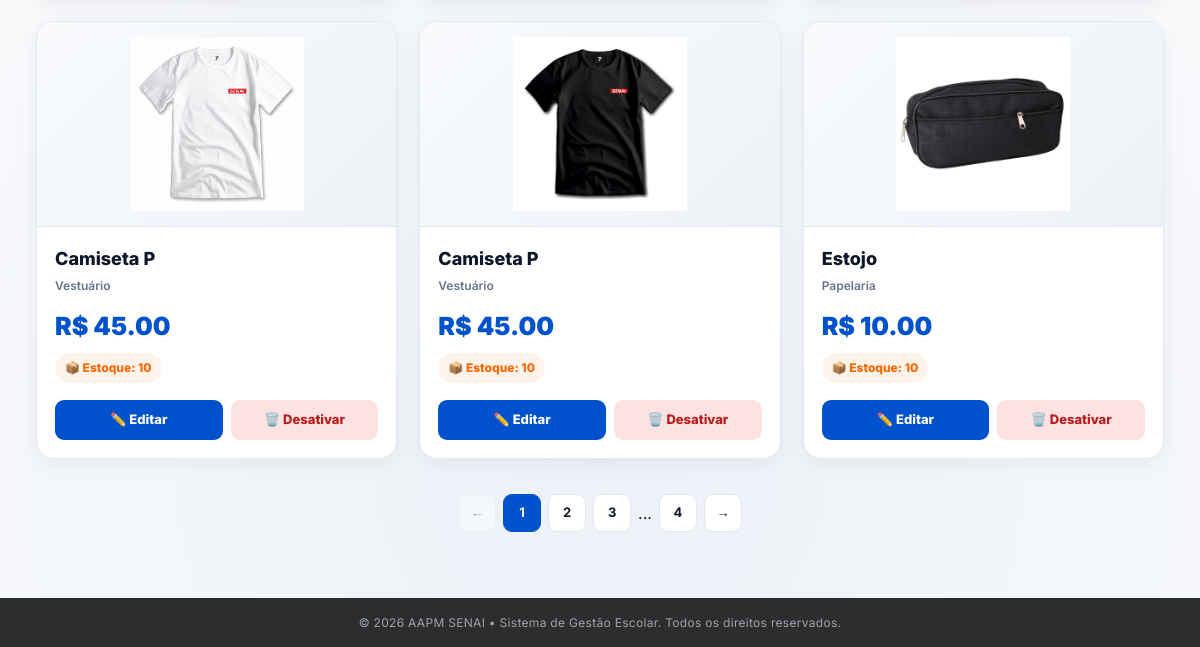
Page /produtos/ (signed in, lower part) on the earlier database version.
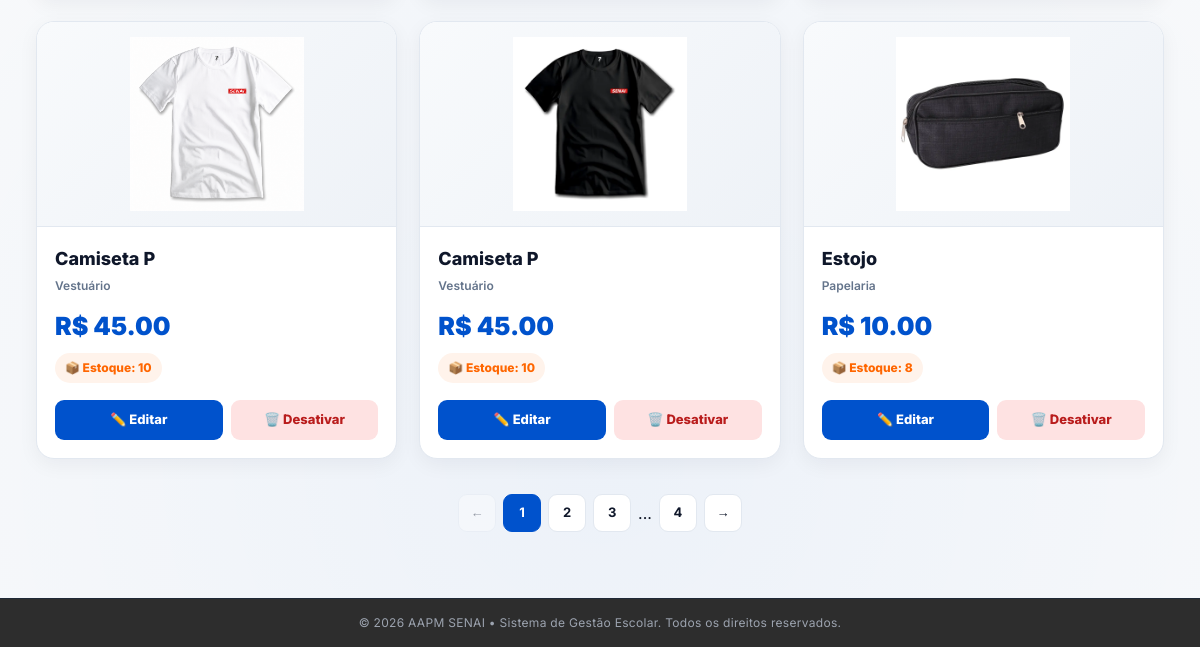
Same page on the later database version.
### app/models/produto_model.py (models this page shows, shortened)
class Produto(Base):
    __tablename__ = "produtos"
    id           = Column(Integer, primary_key=True, autoincrement=True, index=True)
    nome         = Column(String(150), nullable=False, index=True)
    preco        = Column(Float, nullable=False, default=0.0)
    ativo        = Column(Boolean, default=True)
    imagem_path  = Column(String(255), nullable=True)
    categoria_id = Column(Integer, ForeignKey("categorias.id", ondelete="SET NULL"), nullable=True)
    categoria    = relationship("Categoria", back_populates="produtos")
    variacoes    = relationship("ProdutoVariacao", back_populates="produto", cascade="all, delete-orphan")

### app/models/produto_variacao_model.py (models this page shows, shortened)
class ProdutoVariacao(Base):
    __tablename__ = "produto_variacoes"
    __table_args__ = (
        UniqueConstraint("produto_id", "tamanho", "cor", name="uq_variacao_produto_tamanho_cor"),
    )
    id            = Column(Integer, primary_key=True, autoincrement=True, index=True)
    produto_id    = Column(Integer, ForeignKey("produtos.id", ondelete="CASCADE"), nullable=False)
    tamanho       = Column(String(20), nullable=False)
    cor           = Column(String(50), nullable=False)
    sku           = Column(String(50), nullable=True, unique=True)
    preco         = Column(Float, nullable=True)  # se None, usa o preço base do produto
    estoque_atual = Column(Integer, nullable=False, default=0)
    ativo         = Column(Boolean, default=True)
    produto = relationship("Produto", back_populates="variacoes")

### app/models/categoria_model.py (models this page shows)
class Categoria(Base):
    __tablename__ = "categorias"
    id = Column(Integer, primary_key=True, autoincrement=True, index=True)
    nome = Column(String(100), nullable=False, unique=True, index=True) # Adicionado index=True para busca rápida
    ativo = Column(Boolean, default=True)
    produtos = relationship(
        "Produto",
        back_populates="categoria",
        cascade="all, delete-orphan", # Garante que se a categoria for deletada, a integridade é mantida
        lazy="select"
    )

### app/controllers/produto_controller.py (the view)
@router.get("/")
def listar_produtos(
    request: Request,
    busca: str = "",
    categoria_id: int = 0,
    pagina: int = 1,
    por_pagina: int = 9,
    ordenar: str = "nome",
    direcao: str = "asc",
    db: Session = Depends(get_db),
    usuario=Depends(get_current_user)
):
    if pagina < 1:
        pagina = 1
    if por_pagina not in [6, 9, 12, 24]:
        por_pagina = 9
    if ordenar not in [
        "nome",
        "preco",
        "estoque"
    ]:
        ordenar = "nome"
    if direcao not in [
        "asc",
        "desc"
    ]:
        direcao = "asc"
    query = db.query(Produto).filter(
        Produto.ativo == True
    )
    if busca:
        busca = busca.strip()
        query = query.filter(
            Produto.nome.ilike(
                f"%{busca}%"
            )
        )
    if categoria_id:
        query = query.filter(
            Produto.categoria_id == categoria_id
        )
    if ordenar == "nome":
        campo = Produto.nome
    elif ordenar == "preco":
        campo = Produto.preco
    else:
        campo = Produto.nome
    if direcao == "desc":
        query = query.order_by(
            campo.desc()
        )
    else:
        query = query.order_by(
            campo.asc()
        )
    total = query.count()
    total_paginas = max(
        1,
        (total + por_pagina - 1)
        // por_pagina
    )
    if pagina > total_paginas:
        pagina = total_paginas
    offset = (
        pagina - 1
    ) * por_pagina
    produtos = (
        query
        .offset(offset)
        .limit(por_pagina)
        .all()
    )
    categorias = (
        db.query(Categoria)
        .filter(
            Categoria.ativo == True
        )
        .order_by(
            Categoria.nome.asc()
        )
        .all()
    )
    paginas = []
    inicio = max(
        1,
        pagina - 2
    )
    fim = min(
        total_paginas,
        pagina + 2
    )
    for numero in range(
        inicio,
        fim + 1
    ):
        paginas.append(numero)
    return templates.TemplateResponse(
        request,
        "produtos/index.html",
        {
            "request": request,
            "usuario": usuario,
            "produtos": produtos,
            "categorias": categorias,
            "busca": busca,
            "categoria_id": categoria_id,
            "pagina": pagina,
            "por_pagina": por_pagina,
            "total": total,
            "total_paginas": total_paginas,
            "paginas": paginas,
            "ordenar": ordenar,
            "direcao": direcao,
        }
    )

### app/templates/produtos/index.html (shortened to what this page needs)
{% extends "base.html" %}
{% block conteudo %}
<div class="produtos-wrapper">
    <div class="produtos-grid">
        {% for p in produtos %}
        <div class="produto-card">
            <div class="produto-img">
                <img
                    src="{{ p.imagem_url if p.imagem_url else 'https://placehold.co/300x200/f1f5f9/94a3b8?text=Sem+Imagem' }}"
                    alt="{{ p.nome }}"
                    onerror="
                        this.onerror=null;
                        this.src='https://placehold.co/300x200/f1f5f9/94a3b8?text=Sem+Imagem';
                    "
                >
            </div>
            <div class="produto-content">
                <a
                    class="produto-nome"
                    href="/produtos/{{ p.id }}"
                >
                    {{ p.nome }}
                </a>
                <div class="produto-categoria">
                    {{ p.categoria.nome
                       if p.categoria
                       else "Sem categoria" }}
                </div>
                <div class="produto-preco">
                    R$
                    {{ "%.2f"|format(p.preco) }}
                </div>
                <span class="estoque">
                    📦 Estoque:
                    {{ p.estoque_total }}
                </span>
                {% if usuario.role == 'ADMIN' %}
                <div class="acoes">
                    <a
                        href="/produtos/{{ p.id }}/editar"
                        class="btn-editar"
                    >
                        ✏️ Editar
                    </a>
                    <form
                        action="/produtos/{{ p.id }}/desativar"
                        method="post"
                        style="flex:1;"
                        onsubmit="
                            return confirm(
                                'Deseja desativar {{ p.nome }}?'
                            );
                        "
                    >
                        <button
                            type="submit"
                            class="btn-desativar"
                            style="width:100%;"
                        >
                            🗑️ Desativar
                        </button>
                    </form>
                </div>
                {% endif %}
            </div>
        </div>
        {% endfor %}
    </div>
    {% if total_paginas > 1 %}
    <div class="paginacao">
        <a
            class="pagina {% if pagina <= 1 %}desativada{% endif %}"
            href="?pagina={{ pagina - 1 }}&por_pagina={{ por_pagina }}&busca={{ busca|urlencode }}&categoria_id={{ categoria_id }}&ordenar={{ ordenar }}&direcao={{ direcao }}"
        >
            ←
        </a>
        {% for numero in paginas %}
        <a
            class="pagina {% if numero == pagina %}ativa{% endif %}"
            href="?pagina={{ numero }}&por_pagina={{ por_pagina }}&busca={{ busca|urlencode }}&categoria_id={{ categoria_id }}&ordenar={{ ordenar }}&direcao={{ direcao }}"
        >
            {{ numero }}
        </a>
        {% endfor %}
        {% if pagina < total_paginas - 2 %}
        <span>...</span>
        <a
            class="pagina"
            href="?pagina={{ total_paginas }}&por_pagina={{ por_pagina }}&busca={{ busca|urlencode }}&categoria_id={{ categoria_id }}&ordenar={{ ordenar }}&direcao={{ direcao }}"
        >
            {{ total_paginas }}
        </a>
        {% endif %}
        <a
            class="pagina {% if pagina >= total_paginas %}desativada{% endif %}"
            href="?pagina={{ pagina + 1 }}&por_pagina={{ por_pagina }}&busca={{ busca|urlencode }}&categoria_id={{ categoria_id }}&ordenar={{ ordenar }}&direcao={{ direcao }}"
        >
            →
        </a>
    </div>
    {% endif %}
</div>
{% endblock %}

Differences in the rows shown:
changed through a linked row, Produto "Estojo": estoque_total "10" → "8"
